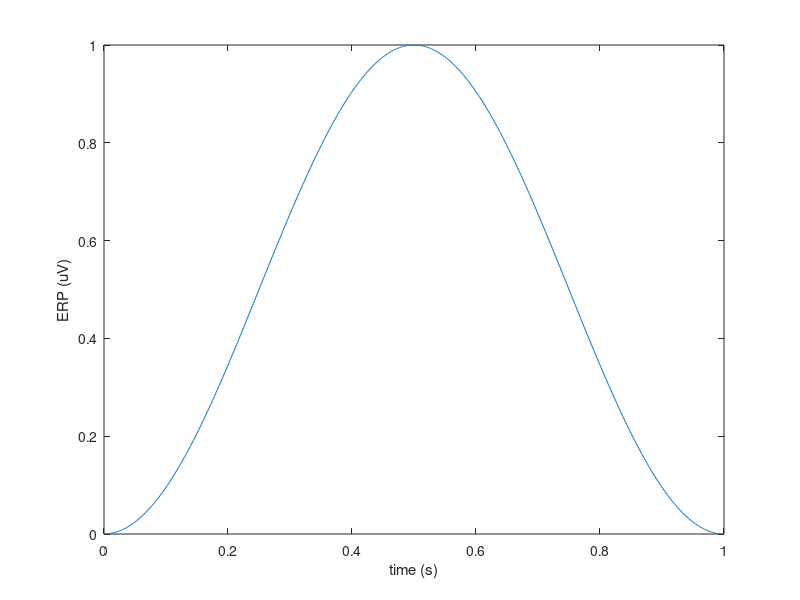

MATLAB code for this plot: (Note: this script raises an error after producing the figure.)
%%%%% Use simulated ERPs to explore cluster statistics %%%%%%%%

%  The following code starts off with an ERP in two conditions, where it 
%  is slightly larger in condition 1 than 2. This simulation demonstrates 
%  a randomization test, correcting for multiple comparisons by using the 
%  largest cluster mass.

%  See this paper for more details
%  Maris E., Oostenveld R. "Nonparametric statistical testing of EEG and 
%  MEG-data." J Neurosci Methods. 2007 Apr 10;

%  http://www.fieldtriptoolbox.org/example/use_simulated_erps_to_explore_cluster_statistics/

%% create gaussian

tim = (0:1000)/1000;
erp = (1-cos(2*pi*tim))/2;
plot(tim, erp)
xlabel('time (s)')
ylabel('ERP (uV)')

%% create trials using gaussian and save into conditions as fieldtrip structs

data1 = []; %condition 1
for i=1:100
  data1.time{i} = tim;
  data1.trial{i}(1,:) = 1.1*erp + 0.1*randn(size(erp)); % the effect size is specified here
end
data1.label = {'Cz'};

data2 = []; %condition 2
for i=1:100
  data2.time{i} = tim;
  data2.trial{i}(1,:) = 1.0*erp + 0.1*randn(size(erp));
end
data2.label = {'Cz'};

%% create ERPs using ft_timelockanalysis

cfg = [];
cfg.keeptrials = 'yes';
timelock1 = ft_timelockanalysis(cfg, data1);
timelock2 = ft_timelockanalysis(cfg, data2);

figure %plot ERPs for both conditions
cfg = [];
ft_singleplotER(cfg, timelock1, timelock2);
legend({'condition 1', 'condition 2'})

%% Subtract the two ERPs (data1 - data2) then plot the difference

cfg = [];
cfg.operation = 'x1-x2';
cfg.parameter = 'avg';
difference = ft_math(cfg, timelock1, timelock2);

figure
cfg = [];
ft_singleplotER(cfg, difference);
legend({'difference'})

%% Run permutation statistics using Monte-Carlo estimates and correct for multiple comparisons using cluster method

cfg = [];
cfg.design = [ 1*ones(1,100) 2*ones(1,100) ];
cfg.ivar = 1;
cfg.method = 'montecarlo';
cfg.statistic = 'indepsamplesT';
cfg.correctm = 'cluster';
cfg.numrandomization = 2000;
% cfg.neighbours = []; % only cluster over time, not over channels
stat = ft_timelockstatistics(cfg, timelock1, timelock2);

%% Plot the difference curve and results from permutation statistics

figure
%t-values based on where observed values lie on null distribution
subplot(4,1,1); plot(stat.time, stat.stat); ylabel('t-value');
%observed values
subplot(4,1,2); plot(difference.time, difference.avg); ylabel('avg1-avg2 (uV)');
%actual p-values for significance
subplot(4,1,3); semilogy(stat.time, stat.prob); ylabel('prob'); axis([0 1 0.001 2])
%significant time points identified with a '1' if their p-values were low
%enough
subplot(4,1,4); plot(stat.time, stat.mask); ylabel('significant'); axis([0 1 -0.1 1.1])

%% Highlight where in the distributions the clusters were

%not sure on this, need to study the stats function more

figure
subplot(2,1,1); hist(stat.negdistribution, 200); axis([-10 10 0 100])
for i=1:numel(stat.negclusters)
  X = [stat.negclusters(i).clusterstat stat.negclusters(i).clusterstat];
  Y = [0 100];
  line(X, Y, 'color', 'r')
end

subplot(2,1,2); hist(stat.posdistribution, 200); axis([-10 10 0 100])

for i=1:numel(stat.posclusters)
  X = [stat.posclusters(i).clusterstat stat.posclusters(i).clusterstat];
  Y = [0 100];
  line(X, Y, 'color', 'r')
end